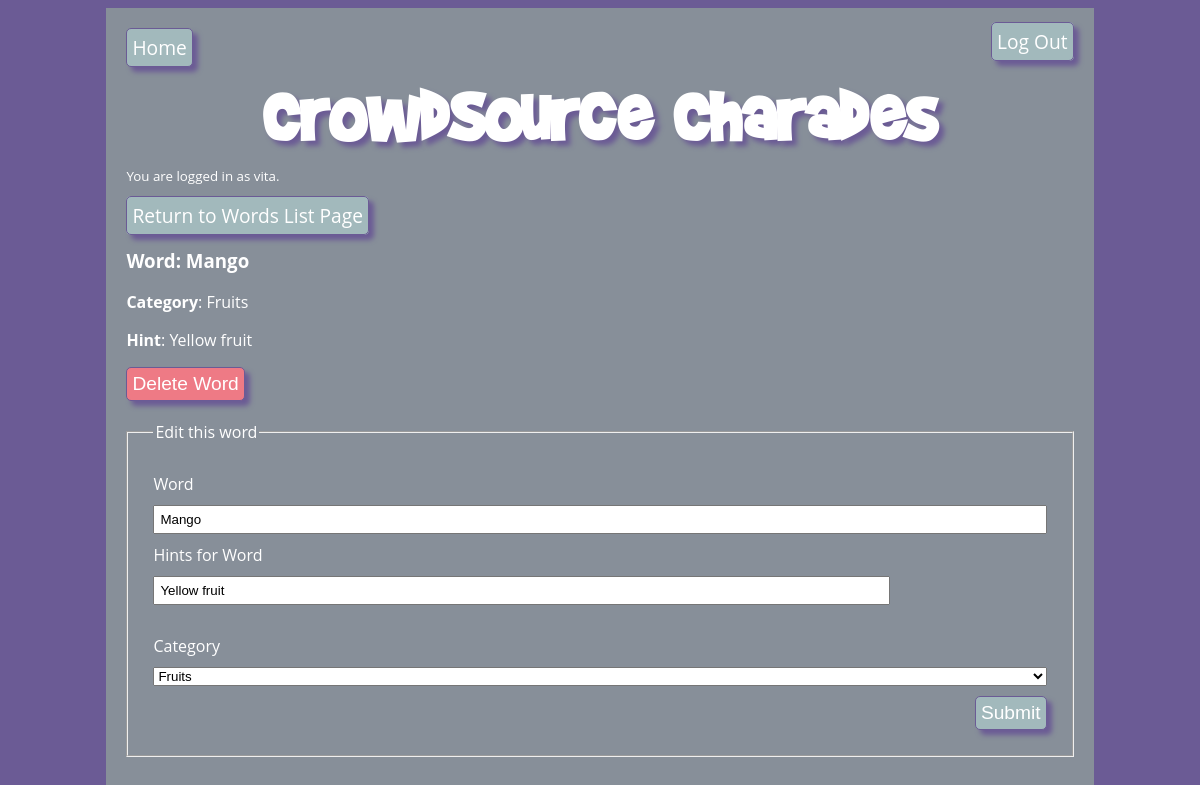
The page /edit_word/2 (signed in) on the database its author committed.
### charades_app/models.py (models this page shows, shortened)
class User(UserMixin, db.Model):
  id = db.Column(db.Integer, primary_key=True)
  username = db.Column(db.String(80), nullable=False, unique=True)
  password = db.Column(db.String(200), nullable=False)
  firstname = db.Column(db.String(80), nullable=False)
  lastname = db.Column(db.String(80), nullable=False)
  email = db.Column(db.String(100), nullable=False)

class Word(db.Model):
  id = db.Column(db.Integer, primary_key=True)
  name = db.Column(db.String(100), nullable=False)
  hint = db.Column(db.String(300), nullable=False)
  category_id = db.Column(db.Integer, db.ForeignKey('category.id'), nullable=False)
  category = db.relationship('Category', back_populates = 'word')

class Category(db.Model):
  id = db.Column(db.Integer, primary_key=True)
  name = db.Column(db.String(100), nullable=False, unique=True)
  word = db.relationship('Word', back_populates = 'category')
  def __str__(self):
      return f'{self.name}'

### charades_app/main/routes.py (the view, shortened to what this page needs)
@main.route('/edit_word/<word_id>', methods=['GET', 'POST'])
def edit_word(word_id):
    word = Word.query.get(word_id)
    form = WordForm(obj=word)
    return render_template('edit_word.html', word=word, form=form)

### charades_app/main/forms.py
class WordForm(FlaskForm):
    name = StringField('Word',
        validators=[DataRequired(), Length(min=1, max=100)])
    hint = StringField('Hints for Word',
        validators=[DataRequired(), Length(min=1, max=500)])
    category = QuerySelectField('Category',
        query_factory=lambda: Category.query.all(), get_label = 'name', allow_blank=False)
    submit = SubmitField('Submit')

### charades_app/extensions.py (called while the page is built)
@login_manager.user_loader
def load_user(user_id):
    return User.query.get(user_id)

### charades_app/main/routes.py (called while the page is built)
@app.context_processor
def inject_categories():
    categories = Category.query.all()
    selected_category = request.cookies.get('category')
    return dict(categories=categories, selected_category=selected_category)

### charades_app/templates/edit_word.html (shortened to what this page needs)
{% extends 'base.html' %}
{% block content %}
<div>
    <a href="/words" class="return-word">Return to Words List Page</a>
</div>
<h3>Word: {{ word.name }}</h3>
<p>
    <strong>Category</strong>:
    {{ word.category }}
</p>
{% if word.hint %}
    <p>
        <strong>Hint</strong>: {{ word.hint }}
    </p>
{% endif %}
{% if current_user.is_authenticated %}
    <form id="delete-word-form" action="{{ url_for('delete_word', word_id=word.id) }}" method="POST">
        <button type="submit" class="btn btn-danger">Delete Word</button>
    </form>
    <form method="POST" action="{{ url_for('main.edit_word', word_id=word.id) }}">
        <fieldset>
            <legend>Edit this word</legend>
            {{ form.name.label }}
            {{ form.name }}
            {{ form.hint.label }}
            {{ form.hint(placeholder="Enter helpful hints for those who may not know the word") }}
            {{ form.category.label }}
            {{ form.category }}
            {{ form.submit }}
        </fieldset>
    </form>
{% endif %}
{% endblock %}

### charades_app/templates/base.html (shortened to what this page needs)
<!DOCTYPE html>
<html>
    <head>
        <link rel="stylesheet" href="{{ url_for('static', filename='style.css') }}">
    </head>
    <body>
        <div id="content">
            <nav id="nav-bar">
                <a href="/">Home</a>
                <div>
                    {% if current_user.is_authenticated %}
                    <a href="/logout">Log Out</a>
                    {% else %}
                    <a href="/signup">Sign Up</a>
                    <a href="/login">Log In</a>
                    {% endif %}
                </div>
            </nav>
            <header class="header">
                <h1 class="banner">CrowdSource Charades</h1>
            </header>
            {% if current_user.is_authenticated %}
            <small>You are logged in as {{ current_user.username }}.</small>
            {% endif %}
            {% block content %}{% endblock %}
        </div>
    </body>
</html>

### charades_app/static/style.css (style rules this page uses)
body { display: flex; flex-direction: column; align-items: center; background-color:#6b5b95; font-family: 'Open Sans', sans-serif; color: white; }
#content { width: 80%; background-color: #878f99; padding: 20px; min-height: 500px; margin: auto; }
.header { background-color: #878f99; width: 100%; display: flex; flex-direction: column; justify-content: center; align-items: center; margin: auto; }
.banner { margin-bottom: 0px; margin-top: 0px; font-family: Brady Bunch Remastered; font-size: 80px; color: white; text-shadow: 5px 5px 5px #6b5b95; }
nav { width: 100%; display: flex; flex-direction: row; justify-content: space-between; }
nav a, .intro a, .user-options a, .return-word, .contribute a, .return-contribute, #prev_button, #next_button { color: rgb(255, 255, 255); text-decoration: none; border: 1px solid #6b5b95; border-radius: 5px; padding: 5px; font-size: 1.2em; background-color: #a2b9bc; box-shadow: 5px 5px 5px #6b5b95; }
fieldset { display: flex; flex-direction: column; margin: 20px 0; padding: 20px; }
fieldset * { margin: 5px; }
fieldset input { padding: 5px; }
.btn { padding: 5px 5px; font-size: 1.2em; background-color: #ee7a85; box-shadow: 5px 5px 5px #6b5b95; border: 1px solid #6b5b95; border-radius: 5px; color: rgb(255, 255, 255); }
input[type=submit] { padding: 5px 5px; align-self: flex-end; font-size: 1.2em; background-color: #a2b9bc; box-shadow: 5px 5px 5px #6b5b95; border: 1px solid #6b5b95; border-radius: 5px; color: rgb(255, 255, 255); }
#hint { display: flex; flex-wrap: wrap; width: 80%; margin-bottom: 24.9px; }

### rows shown on the page
User: username "vita"
Word: name "Mango", hint "Yellow fruit", category "Fruits"
Category: category "Fruits"
